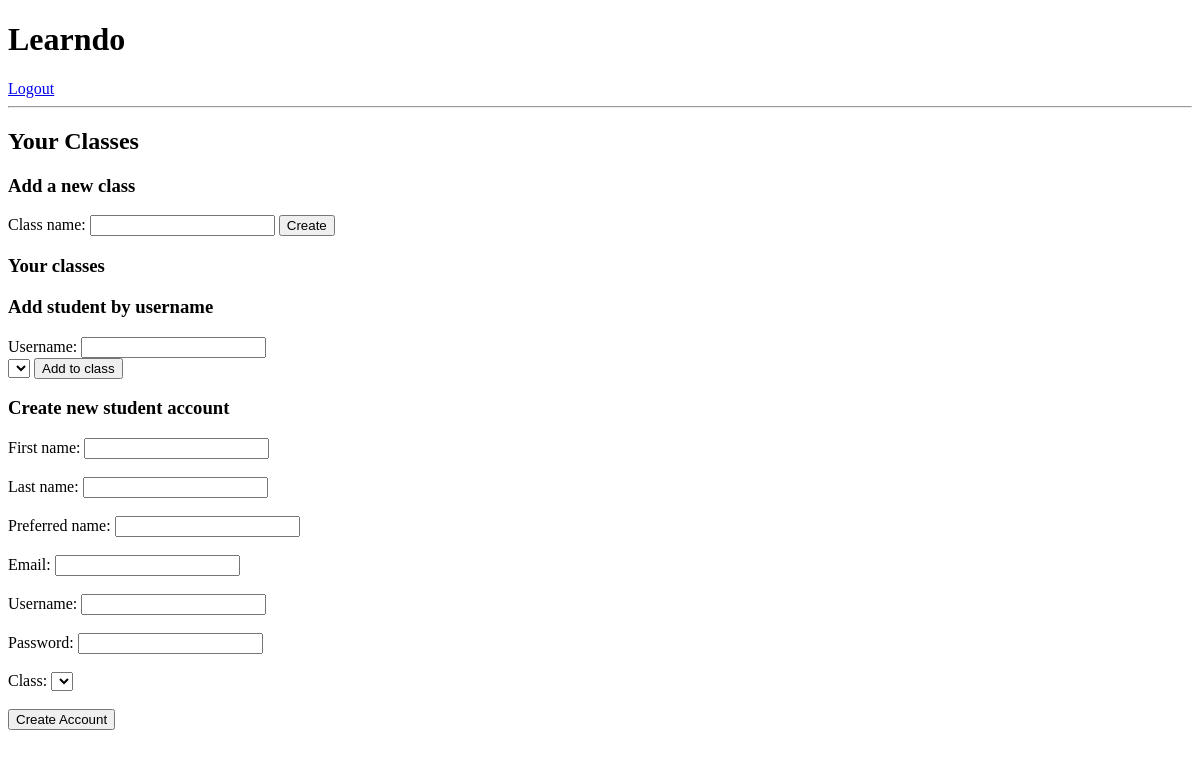
Page /teacher/7/classes (signed in) on the earlier database version.
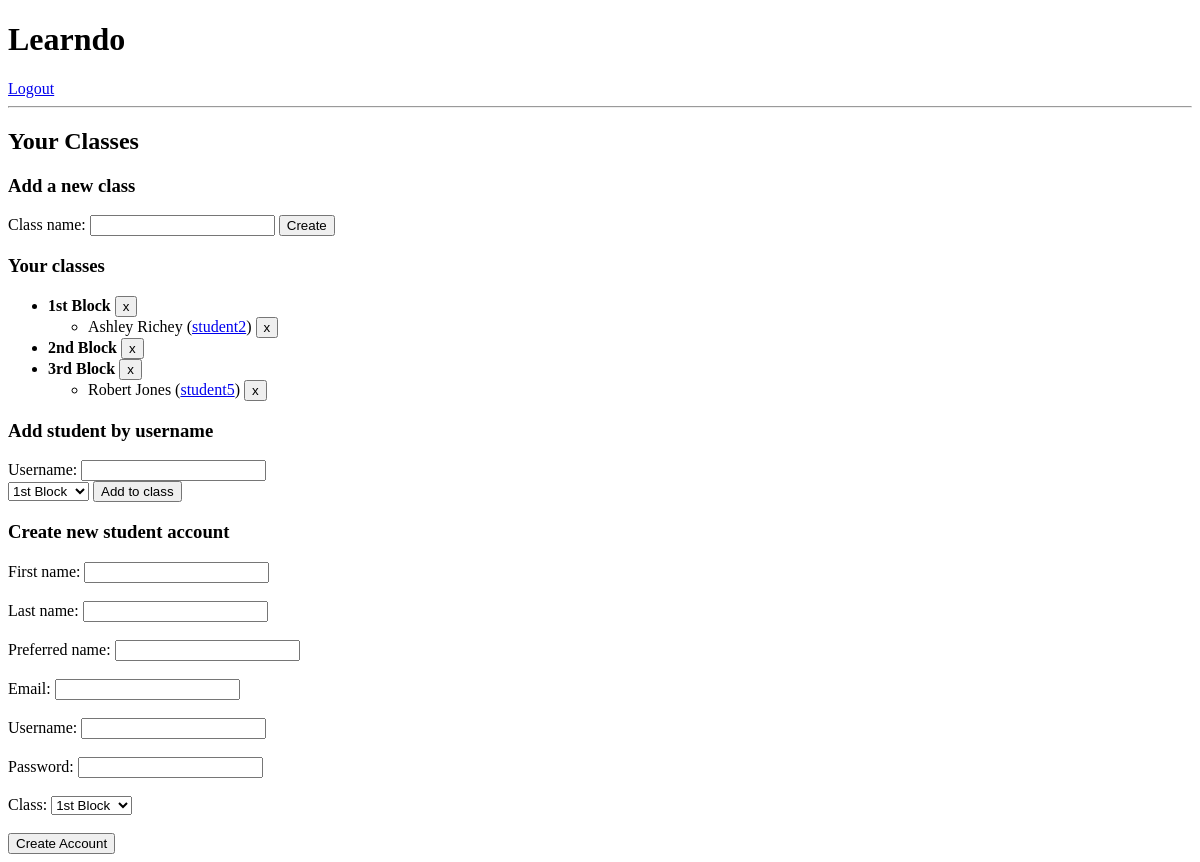
Same page on the later database version.
### model.py (models this page shows, shortened)
class Class(db.Model):
    __tablename__ = "classes"
    class_id = db.Column(db.Integer, autoincrement=True, primary_key=True)
    class_name = db.Column(db.String(64), nullable=False)

class User(db.Model):
    __tablename__ = "users"
    user_id = db.Column(db.Integer, autoincrement=True, primary_key=True)
    is_teacher = db.Column(db.Boolean, nullable=False)
    username = db.Column(db.Integer, nullable=False, unique=True)
    password = db.Column(db.String(16), nullable=False)
    email = db.Column(db.String(64), nullable=True)
    first_name = db.Column(db.String(32), nullable=False)
    last_name = db.Column(db.String(32), nullable=True)
    display_name = db.Column(db.String(32), nullable=True)
    school = db.Column(db.String(64), nullable=True)
    classes = db.relationship("Class",
                             secondary='usersclasses',
                             backref="users")
    tasks = db.relationship('Task', backref='user')
    assignments = db.relationship('Assignment', backref='user')

### server.py (the view)
@app.route('/teacher/<int:user_id>/classes', methods=['GET'])
def manage_classes(user_id):
    if session['user_id'] == user_id:
        teacher = User.query.get(user_id) ## Can I make this a global variable or store in session?
        class_list = show_classes(teacher)
        return render_template("class_list.html", teacher=teacher, class_list=class_list)
    else:
        flash("You do not have access to that page.")
        return redirect("/")

### helper.py (called while the page is built)
def show_classes(teacher):
    class_list = {}
    for each_class in teacher.classes:
        class_list[each_class.class_id] = {'class_name' : each_class.class_name }
        for student in each_class.users:
            if student.is_teacher == 0:
                if 'students' not in class_list[each_class.class_id]:
                    class_list[each_class.class_id]['students'] = []
                class_list[each_class.class_id]['students'].append(student)
    return class_list

### templates/class_list.html (shortened to what this page needs)
{% extends 'base.html' %}
{% block content %}
    <h2>Your Classes</h2>
    <h3>Add a new class</h3>
    <form action="/new_class" method="POST">
        <div>
            <label>Class name:
                <input type="text" name="class_name" required>
            </label>
            <input type="submit" value="Create">
        </div>
    </form>
    <h3>Your classes</h3>
    <ul>
    {% for class_id in class_list.keys() %}
        <form action="/delete_class" method="POST" class="delete_class">
        <li><b>{{ class_list[class_id]['class_name'] }}</b>
        <input type="submit" value="x">
        </li></form>
            {% if 'students' in class_list[class_id] %}
              <ul>
                {% for student in class_list[class_id]['students'] %}
                <li>
                <form action="/remove_student" method="POST" class="remove_student">
                {{ student.first_name }} {{ student.last_name }}
                (<a href="/profile/{{student.user_id}}">{{student.username}}</a>)
                <input type="submit" value="x">
                </form>
                </li>
                {% endfor %}
              </ul>
            {% endif %}
    {% endfor %}
    </ul>
    <h3>Add student by username</h3>
    <form action="/add_student" method="POST">
        <div>
            <label>Username:
                <input type="text" name="username" required>
            </label><br>
            <select name="class-id">
              {% for class_id in class_list.keys() %}
              <option value="{{ class_id }}">{{ class_list[class_id]['class_name'] }}</option>
              {% endfor %}
            </select>
            <input type="submit" value="Add to class">
        </div>
    </form>
    <h3>Create new student account</h3>
    <form action="/new_student" method="POST">
    <div>
        <label>
            First name:
            <input type="text" name="first" required>
        </label><br><br>
    </div>
    <div>
        <label>
            Last name:
            <input type="text" name="last" required>
        </label><br><br>
    </div>
    <div>
        <label>
            Preferred name:
            <input type="text" name="preferred">
        </label><br><br>
    </div>
    <div>
        <label>
            Email:
            <input type="email" name="email">
        </label><br><br>
    </div>
    <div>
        <label>
            Username:
            <input type="text" name="username" required>
        </label><br><br>
    </div>
    <div>
        <label>
            Password:
            <input type="password" name="password" required>
        </label><br><br>
    </div>
    <div>
        Class:
        <select name="class-id">
          {% for class_id in class_list.keys() %}
          <option value="{{ class_id }}">{{ class_list[class_id]['class_name'] }}</option>
          {% endfor %}
        </select><br><br>
    </div>
    <div>
        <input type="submit" value="Create Account">
    </div>
</form>
{% endblock %}

Differences in the rows shown:
now on this page (row unchanged): Class: class_name "1st Block", class-id "1st Block"
now on this page (row edited): User: first_name "Ashley", last_name "Richey", username "student2", shown under "1st Block"
now on this page (row unchanged): Class: class_name "2nd Block"
now on this page (row unchanged): Class: class_name "3rd Block"
now on this page (row unchanged): User: first_name "Robert", last_name "Jones", username "student5", shown under "3rd Block"
Other differences:
new list line: "x"
